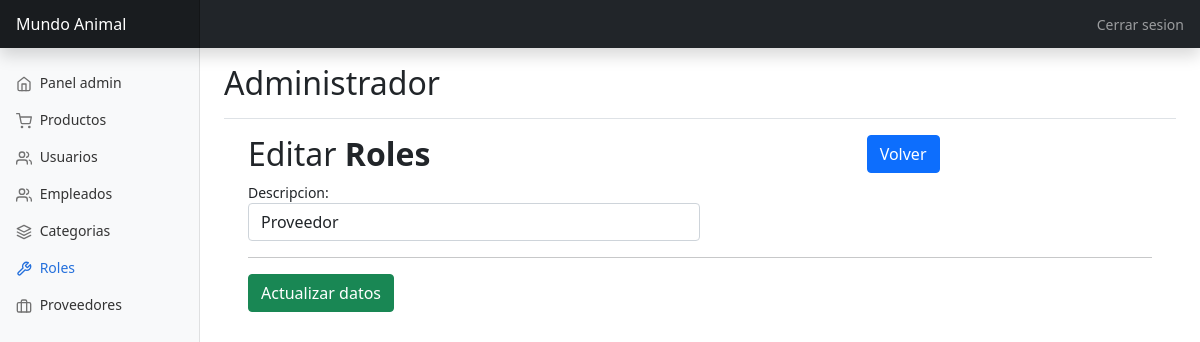
Before: /crud/updateRol.php?id_rol=3 with the older database file.
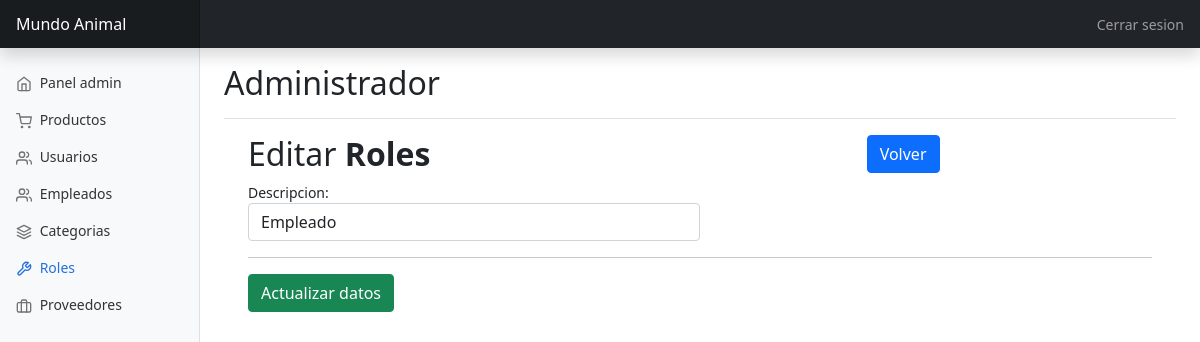
After: the same page with the newer database file.
### tables this page shows
CREATE TABLE roles (
  id_rol INT AUTO_INCREMENT PRIMARY KEY,
  descripcion VARCHAR(45) NOT NULL);

### db/database.php (called while the page is built, shortened)
<?php
	class Database{
		private $con;
		private $dbhost="localhost";
		private $dbuser="root";
		private $dbpass="";
		private $dbname="mundoanimal";
		public function connect_db(){
			$this->con = mysqli_connect($this->dbhost, $this->dbuser, $this->dbpass, $this->dbname);
		}
        public function single_recordRol($id_rol){
			$sql = "SELECT * FROM roles where id_rol='$id_rol'";
			$res = mysqli_query($this->con, $sql);
				$return = mysqli_fetch_object($res );
					return $return ;
		}
}
?>

### crud/updateRol.php (the view, shortened to what this page needs)
<?php
if (isset($_GET['id_rol'])) {
  $id_rol = intval($_GET['id_rol']);
} else {
  header("location:roles.php");
}
?>
<!doctype html>
<html lang="en">
<head>
  <link href="https://cdn.jsdelivr.net/npm/bootstrap@5.1.3/dist/css/bootstrap.min.css" rel="stylesheet">
  <link href="../css/dashboard.css" rel="stylesheet">
</head>
<body>
  <header class="navbar navbar-dark sticky-top bg-dark flex-md-nowrap p-0 shadow">
    <a class="navbar-brand col-md-3 col-lg-2 me-0 px-3" href="#">Mundo Animal</a>
    <div class="navbar-nav">
      <div class="nav-item text-nowrap">
        <a class="nav-link px-3" href="../view/logout.php">Cerrar sesion</a>
      </div>
    </div>
  </header>
  <div class="container-fluid">
    <div class="row">
      <nav id="sidebarMenu" class="col-md-3 col-lg-2 d-md-block bg-light sidebar collapse">
        <div class="position-sticky pt-3">
          <ul class="nav flex-column">
            <li class="nav-item">
              <a class="nav-link" href="../view/admin.php">
                <span data-feather="home"></span>
                Panel admin
              </a>
            </li>
            <li class="nav-item">
              <a class="nav-link" href="../view/productos.php">
                <span data-feather="shopping-cart"></span>
                Productos
              </a>
            </li>
            <li class="nav-item">
              <a class="nav-link" href="../view/user.php">
                <span data-feather="users"></span>
                Usuarios
              </a>
            </li>
            <li class="nav-item">
              <a class="nav-link" href="../view/empleados.php">
                <span data-feather="users"></span>
                Empleados
              </a>
            </li>
            <li class="nav-item">
              <a class="nav-link" href="../view/categoria.php">
                <span data-feather="layers"></span>
                Categorias
              </a>
            </li>
            <li class="nav-item">
              <a class="nav-link  active" href="../view/roles.php">
                <span data-feather="tool"></span>
                Roles
              </a>
            </li>
            <li class="nav-item">
              <a class="nav-link" href="../view/proveedores.php">
                <span data-feather="briefcase"></span>
                Proveedores
              </a>
            </li>
          </ul>
        </div>
      </nav>
      <main class="col-md-9 ms-sm-auto col-lg-10 px-md-4">
        <div class="d-flex justify-content-between flex-wrap flex-md-nowrap align-items-center pt-3 pb-2 mb-3 border-bottom">
          <h1 class="h2">Administrador</h1>
        </div>
        <div class="container">
          <div class="table-wrapper">
            <div class="table-title">
              <div class="row">
                <div class="col-sm-8">
                  <h2>Editar <b>Roles</b></h2>
                </div>
                <div class="col-sm-4">
                  <a href="../view/roles.php" class="btn btn-primary"><i class="fa fa-arrow-left"></i> Volver</a>
                </div>
              </div>
            </div>
            <?php
            include("../db/database.php");
            $rol = new Database();
            ?>
            <?php
            $datos_roles = $rol->single_recordRol($id_rol);
            ?>
            <div class="row">
              <form method="post">
                <div class="col-md-6">
                  <label>Descripcion:</label>
                  <input type="text" name="descripcion" id="descripcion" class='form-control' maxlength="45" required value="<?php echo $datos_roles->descripcion; ?>">
                </div>
                <div>
                  <hr>
                  <button type="submit" class="btn btn-success">Actualizar datos</button>
                </div>
              </form>
            </div>
          </div>
        </div>
      </main>
    </div>
  </div>
</body>
</html>

Changed rows visible on the page:
changed roles: descripcion "Proveedor" → "Empleado"
